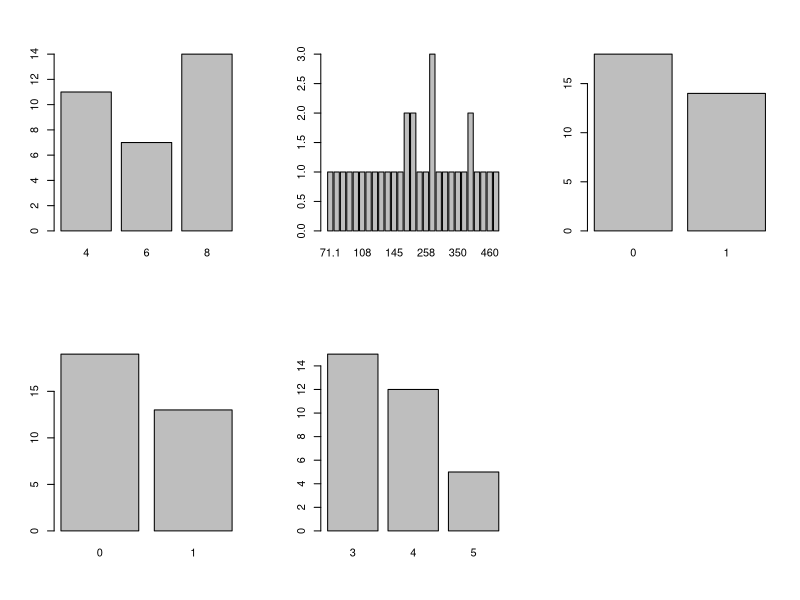
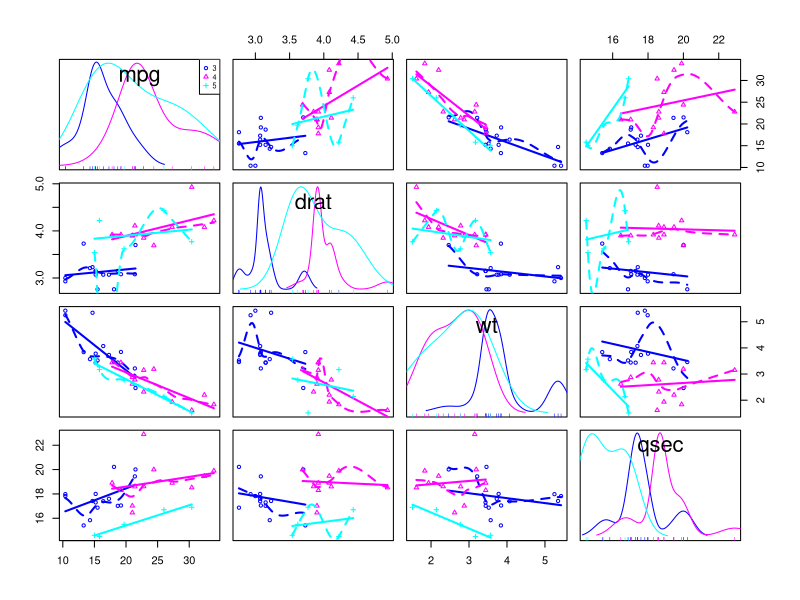
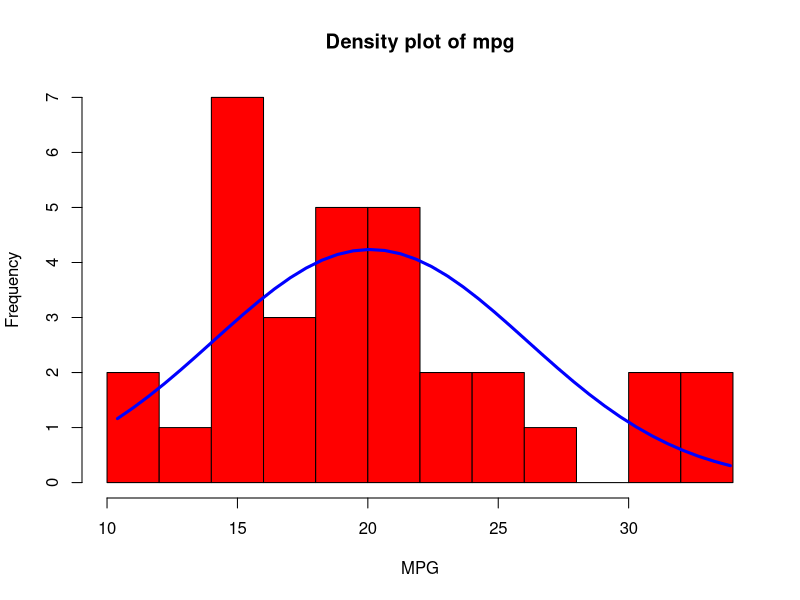

R code for these plots, in order:

# ---------------Assignment 7.2---------------


# 1. Write a program to create barplots for all the categorical columns in mtcars.

mtcars
str(mtcars)
# change the categorical variables to factor
library(dplyr)
mtcars1 <- mutate(mtcars, 
                  cyl = as.factor(cyl),
                  disp = as.factor(disp),
                  vs = as.factor(vs),
                  am = as.factor(am),
                  gear = as.factor(gear),
                  carb = as.factor(carb))
str(mtcars1)

is.fact <- sapply(mtcars1, is.factor)  # checking the categorical variables
mtcars2 <- mtcars1[,is.fact]   # creating dataframe of only factor class of variables

str(mtcars2)                   # check structure
par(mfrow= c(2,3))             # Set plot area

lapply(lapply(mtcars2[,1:5], table), barplot)  # barplots for categorical var

# 2. Create a scatterplot matrix by gear types in mtcars dataset.
str(mtcars)

library(car)
library(ggplot2)
scatterplotMatrix(~mpg+drat+wt+qsec|gear, data=mtcars)

# 3. Write a program to create a plot density by class variable.
par(mfrow = c(1,1))
x <- mtcars$mpg          # assign mpg to a object
h <- hist(x, breaks = 10, col = "red", 
          xlab = "MPG", 
          main = "Density plot of mpg")        # plot histogram of the object
xfit <- seq(min(x), max(x), length = 40)       # create 40 points on x axis
yfit <- dnorm(xfit, mean = mean(x), sd= sd(x)) # normal plot of xfit
yfit <- yfit*diff(h$mids[1:2]*length(x))       # mids of the histogram with changing x
lines(xfit, yfit, col="Blue", lwd = 3)         # line plot for xfit and yfit
